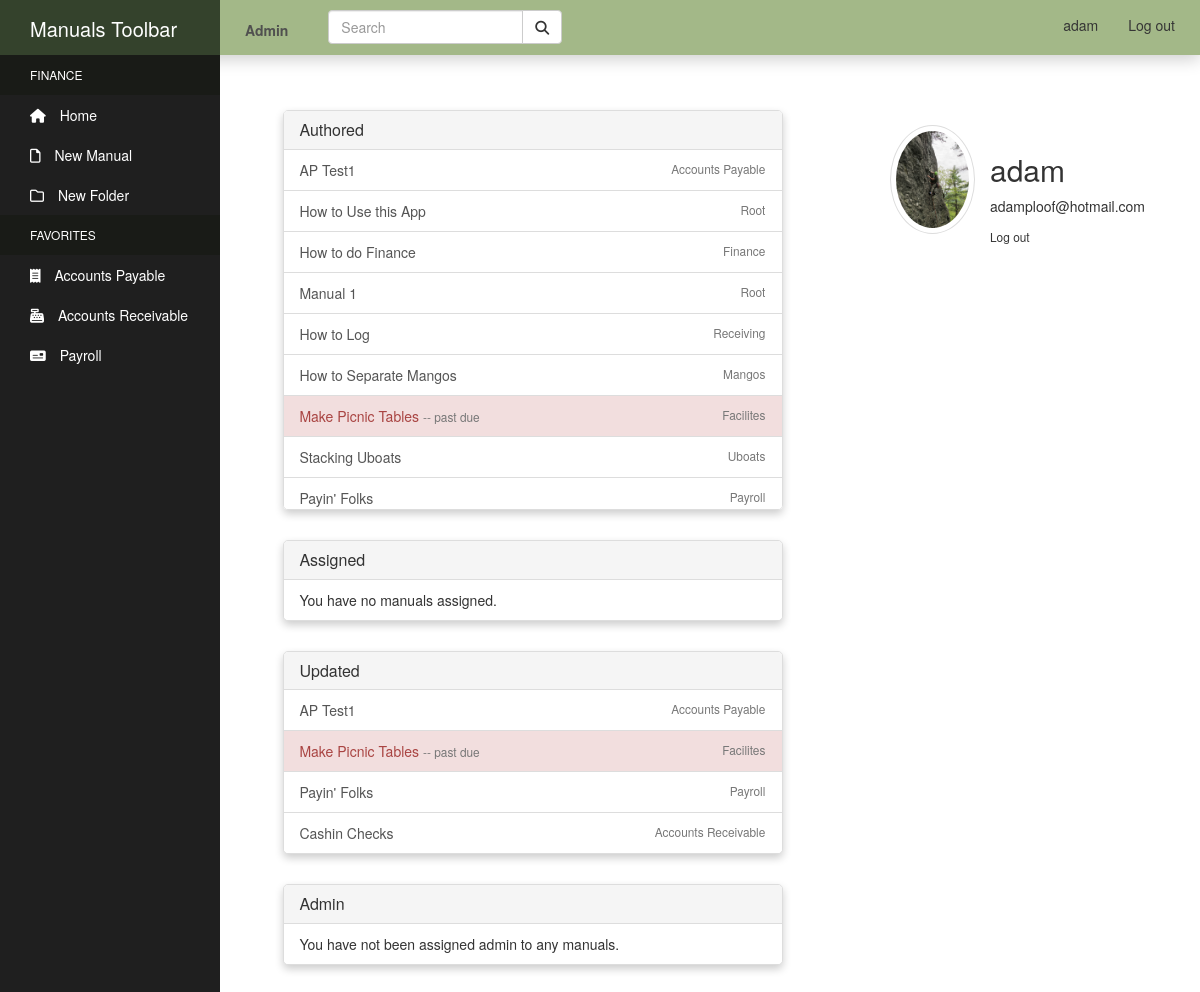
The page /profile/ (signed in) on the database as committed earlier.
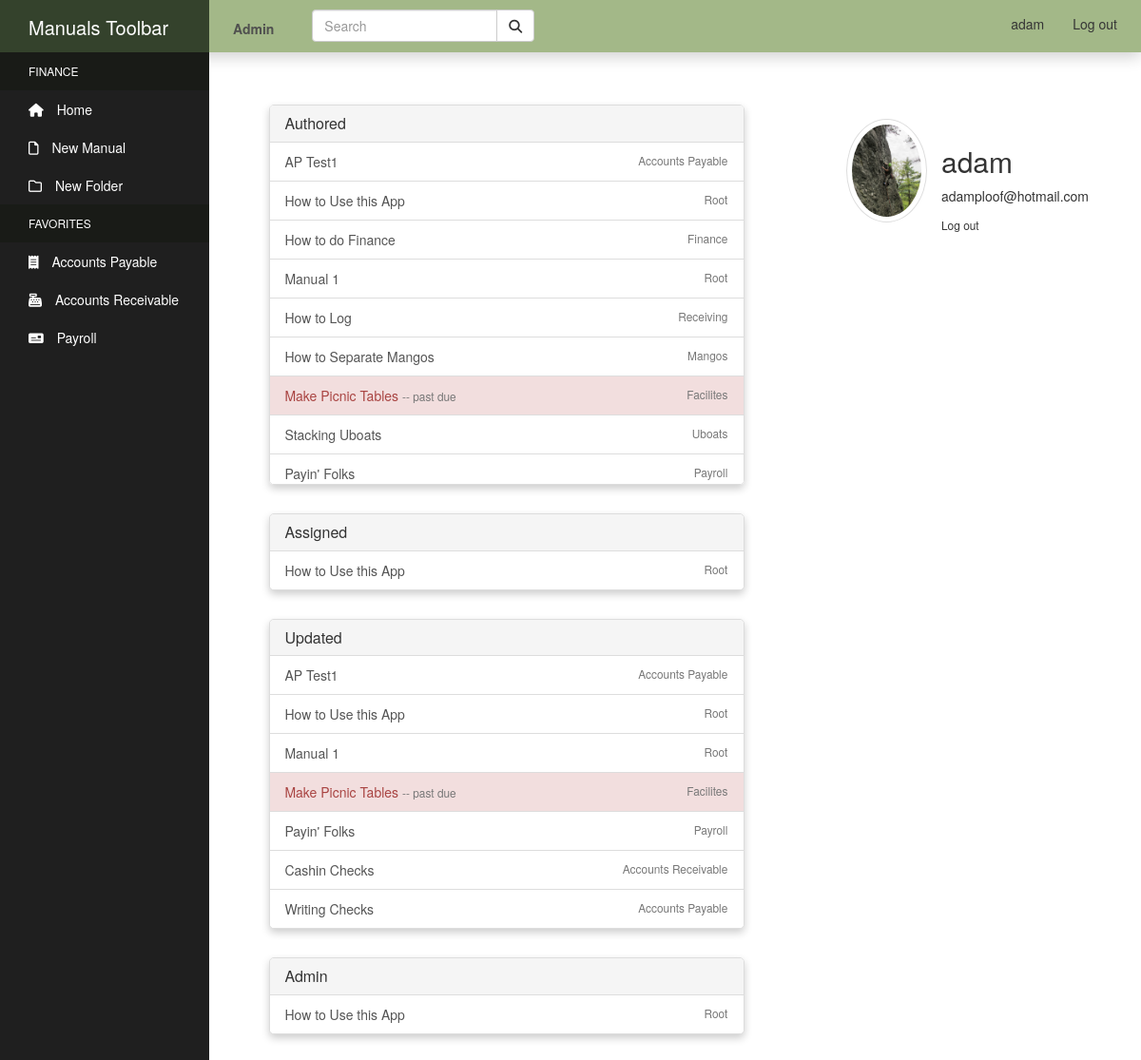
The same page on the database as committed later.
### manuals/models.py (models this page shows, shortened)
class Manual(models.Model):
    title = models.CharField(max_length=100)
    author = models.ForeignKey(User, related_name='author', null=True, on_delete=models.SET_NULL)
    content = models.TextField()
    tags = models.CharField(max_length=150, blank=True, null=True)
    pub_date = models.DateTimeField('Date Published', auto_now_add=True)
    admin = models.ForeignKey(User, related_name='admin_of', null=True, on_delete=models.SET_NULL)
    department = models.ForeignKey(Department, related_name='manual_department', null=True, on_delete=models.SET_NULL)
    last_update = models.DateTimeField('Last Update', null=True, auto_now=True)
    last_update_by = models.ForeignKey(User, related_name='updated_by', null=True, on_delete=models.SET_NULL)
    next_update = models.DateTimeField('Next Update Due', null=True)
    update_assigned_to = models.ForeignKey(User, related_name='assigned_to', blank=True, null=True, on_delete=models.SET_NULL)
    is_archived = models.BooleanField('Archived', default=False)
    folder = TreeForeignKey(
    'Directory',
    default=1,
    related_name='manuals',
    on_delete=models.CASCADE
    )
    def update_status(self):
        status = [
            'up_to_date',
            'due_soon',
            'overdue'
        ]
        if self.next_update - self.last_update >= datetime.timedelta(weeks=2):
            return status[0]
        elif self.next_update - self.last_update <= datetime.timedelta(days=0):
            return status[2]
        else:
            return status[1]

class Directory(MPTTModel):
    name = models.CharField(max_length=50, unique=True)
    created_by = models.ForeignKey(User, null=True, on_delete=models.SET_NULL)
    department = models.ForeignKey(Department, related_name='dir_department', null=True, on_delete=models.SET_NULL)
    parent = TreeForeignKey(
    'self',
    null=True,
    blank=True,
    related_name='children',
    on_delete=models.CASCADE
    )
    class MPTTMeta:
        order_insertion_by: ['name']
    class Meta:
        verbose_name = 'Directory'
        verbose_name_plural = 'Directories'
    def __str__(self):
        return self.name

### users/views.py (the view)
# urls.py: path('profile/', user_views.profile, name='profile' ),
@login_required
def profile(request):
    current_user = request.user
    author = current_user.author.all()
    assigned = current_user.assigned_to.all()
    admin_of = current_user.admin_of.all()
    updated_by = current_user.updated_by.all()
    context = {
        'author': author,
        'assigned': assigned,
        'admin_of': admin_of,
        'updated': updated_by
    }
    return render(request, 'users/profile.html', context)

### manuals_site/my_processors/my_context.py (called while the page is built)
def custom_message_processor(request):
    messages = []
    uniq_messages = []
    for m in get_messages(request):
        if m.message not in messages:
            messages.append(m.message)
            uniq_messages.append(m)
    return {'messages': uniq_messages}

### users/templates/users/profile.html (shortened to what the changed rows need)
{% extends "manuals/header.html" %}
{% block content %}
<div class="content-section">
    <div class="media account-info">
      <div class="media-body">
        <h2 class="account-heading">{{ user.username }}</h2>
      </div>
    </div>
    <div class="panel panel-default">
      <ul class="list-group">
        {% if author %}
          {% for manual in author %}
            {% if manual.update_status == "due_soon" %}
              <a href="{% url 'manual-detail' manual.id %}" class="list-group-item list-group-item-warning">{{ manual.title }}
              <small class="text-muted"> -- due soon</small>
            {% elif manual.update_status == "overdue" %}
              <a href="{% url 'manual-detail' manual.id %}" class="list-group-item list-group-item-danger">{{ manual.title }}
              <small class="text-muted"> -- past due</small>
            {% else %}
              <a href="{% url 'manual-detail' manual.id %}" class="list-group-item">{{ manual.title }}
            {% endif %}
              <small class="algn-right text-muted">{{ manual.folder }}</small>
            </a>
          {% endfor %}
        {% else %}
          <li class="list-group-item">You have no manuals authored.</li>
        {% endif %}
      </ul>
    </div>
    <div class="panel panel-default">
      <ul class="list-group">
        {% if assigned %}
          {% for manual in assigned %}
            {% if manual.update_status == "due_soon" %}
              <a href="{% url 'manual-detail' manual.id %}" class="list-group-item list-group-item-warning">{{ manual.title }}
              <small class="text-muted"> -- due soon</small>
            {% elif manual.update_status == "overdue" %}
              <a href="{% url 'manual-detail' manual.id %}" class="list-group-item list-group-item-danger">{{ manual.title }}
              <small class="text-muted"> -- past due</small>
            {% else %}
              <a href="{% url 'manual-detail' manual.id %}" class="list-group-item">{{ manual.title }}
            {% endif %}
              <small class="algn-right text-muted">{{ manual.folder }}</small>
            </a>
          {% endfor %}
          {% else %}
          <li class="list-group-item">You have no manuals assigned.</li>
        {% endif %}
      </ul>
    </div>
    <div class="panel panel-default">
      <ul class="list-group">
        {% if updated %}
          {% for manual in updated %}
            {% if manual.update_status == "due_soon" %}
              <a href="{% url 'manual-detail' manual.id %}" class="list-group-item list-group-item-warning">{{ manual.title }}
              <small class="text-muted"> -- due soon</small>
            {% elif manual.update_status == "overdue" %}
              <a href="{% url 'manual-detail' manual.id %}" class="list-group-item list-group-item-danger">{{ manual.title }}
              <small class="text-muted"> -- past due</small>
            {% else %}
              <a href="{% url 'manual-detail' manual.id %}" class="list-group-item">{{ manual.title }}
            {% endif %}
                <small class="algn-right text-muted">{{ manual.folder }}</small>
              </a>
          {% endfor %}
          {% else %}
          <li class="list-group-item">You have no manuals recently updated.</li>
        {% endif %}
      </ul>
    </div>
    <div class="panel panel-default">
      <ul class="list-group">
        {% if admin_of %}
          {% for manual in admin_of %}
            {% if manual.update_status == "due_soon" %}
              <a href="{% url 'manual-detail' manual.id %}" class="list-group-item list-group-item-warning">{{ manual.title }}
              <small class="text-muted"> -- due soon</small>
            {% elif manual.update_status == "overdue" %}
              <a href="{% url 'manual-detail' manual.id %}" class="list-group-item list-group-item-danger">{{ manual.title }}
              <small class="text-muted"> -- past due</small>
            {% else %}
              <a href="{% url 'manual-detail' manual.id %}" class="list-group-item">{{ manual.title }}
            {% endif %}
              <small class="algn-right text-muted">{{ manual.folder }}</small>
            </a>
          {% endfor %}
          {% else %}
          <li class="list-group-item">You have not been assigned admin to any manuals.</li>
        {% endif %}
      </ul>
    </div>
{% endblock %}

Rows that differ between the two databases and show on the page:
now on one of the page's lists (row edited): Manual: title "How to Use this App", folder "Root"
now on one of the page's lists (row edited): Manual: title "Manual 1", folder "Root"
added Manual: title "Writing Checks", folder "Accounts Payable", shown under "Updated"
Other text that changed with them:
text no longer shown: "You have no manuals assigned. You have not been assigned admin to any manuals."
